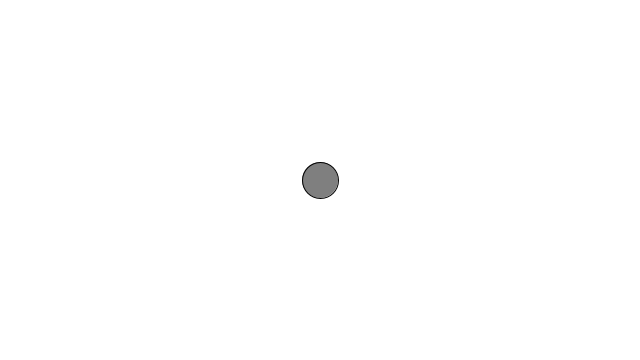
Frame 1 (no input)
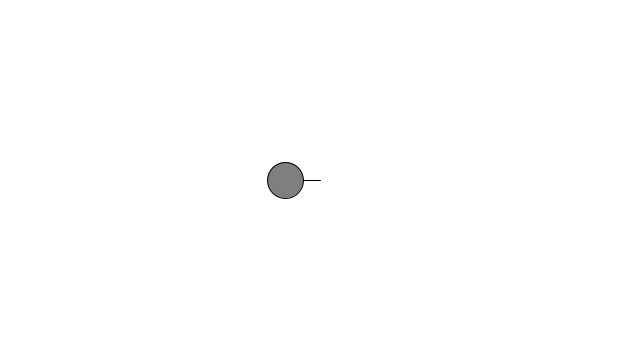
Frame 60 (the mouse pressed at the canvas centre just before this capture)
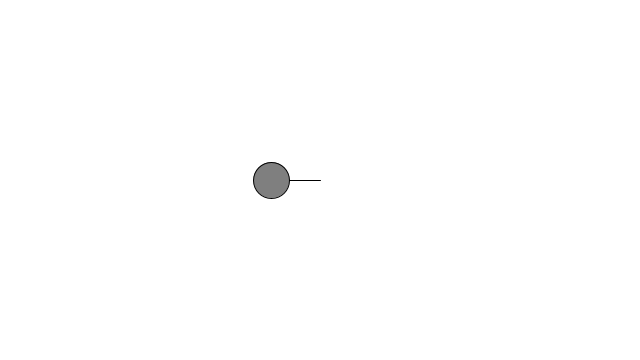
Frame 120 (the mouse held since frame 60 and released just before this capture)

The Processing sketch that drew these frames (run headless with seeded random() and noise(); from frame 60 on, the mouse is pressed at the canvas centre):

// Processing sketch: sketch_3_3__Simple_Harmonic_Motion_The_Nature_of_Code
// ── sketch_3_3__Simple_Harmonic_Motion_The_Nature_of_Code.pde
float amplitude = 50;
//float period = 30;
float angle = 0.0;

void setup() {
  size(640, 360);
}

void draw() {
  background(255);
  translate(width/2, height/2 );

  //float x = 0;
  //float x = amplitude * sin((frameCount/period)*TWO_PI);
    float x = amplitude * sin(angle);
  fill(127);
  stroke(0);
  line(0, 0, x, 0);
  ellipse(x, 0, 36, 36);
  
  angle +=0.2;
}
